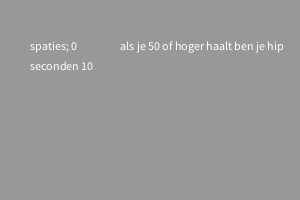
Frame 1 (no input)
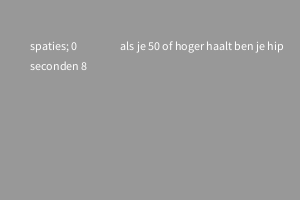
Frame 60 (the mouse pressed at the canvas centre just before this capture)
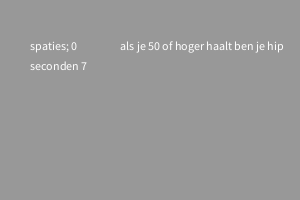
Frame 120 (the mouse held since frame 60 and released just before this capture)

The Processing sketch that drew these frames (run headless with seeded random() and noise(); from frame 60 on, the mouse is pressed at the canvas centre):

// Processing sketch: sketch_12_2_nieuw
// ── sketch_12_2_nieuw.pde
int seconden;
int amountleft;
int aantalspaties = 0;
boolean racing = true;

void setup(){
  size(300,200);
}

void draw(){
  background(152,152,152);
  
  seconden = millis()/1000;
  amountleft = 10 - seconden;
  if(seconden >= 10){
   racing = false; 
  }
    if(amountleft < 0){
    amountleft = 0;
      if(aantalspaties < 50){
    text("je hebt " + aantalspaties + " spaties kunnen klikken. kan beter", 30,90);
  }else{
    text("je hebt " + aantalspaties + " spaties kunnen klikken. nu ben je cool", 30,90);
  }
  }
  fill(255,255,255);
  text("spaties; " + aantalspaties, 30,50);
  text("seconden " + amountleft, 30,70);
  text("als je 50 of hoger haalt ben je hip",120,50);
}

void keyReleased(){
  if(keyCode == 32 && racing){
   aantalspaties++; 
  }
}
